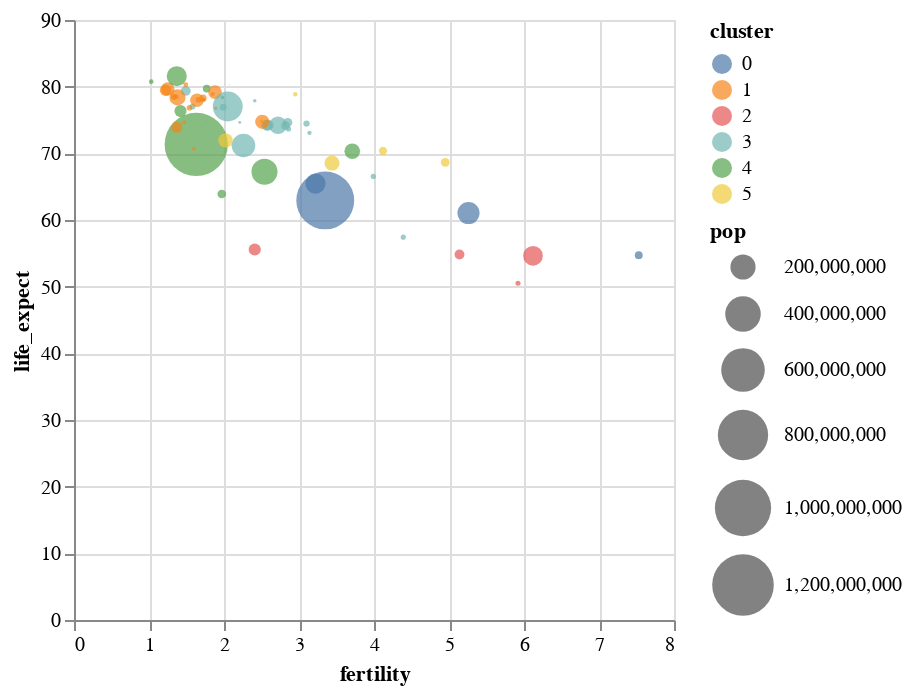

Source (notebook cell):
### Code cell
alt.Chart(data2000).mark_point(filled=True).encode(
    alt.X('fertility:Q'),
    alt.Y('life_expect:Q'),
    alt.Size('pop:Q', scale=alt.Scale(range=[0,1000])),
    alt.Color('cluster:N')
)

### Figure 1 — Vega-Lite specification as saved in the notebook (floating-point values rounded to 4 significant figures)
{"config": {"view": {"continuousWidth": 300, "continuousHeight": 300}}, "data": {"name": "data-bc091f26dcbfed41e77a4db283369a07"}, "mark": {"type": "point", "filled": true}, "encoding": {"color": {"field": "cluster", "type": "nominal"}, "size": {"field": "pop", "scale": {"range": [0, 1000]}, "type": "quantitative"}, "x": {"field": "fertility", "type": "quantitative"}, "y": {"field": "life_expect", "type": "quantitative"}}, "$schema": "https://vega.github.io/schema/vega-lite/v5.20.1.json", "datasets": {"data-bc091f26dcbfed41e77a4db283369a07": [{"year": 2000, "country": "Afghanistan", "cluster": 0, "pop": 19542982, "life_expect": 54.73, "fertility": 7.53}, {"year": 2000, "country": "Argentina", "cluster": 3, "pop": 37070774, "life_expect": 74.22, "fertility": 2.59}, {"year": 2000, "country": "Australia", "cluster": 4, "pop": 19017963, "life_expect": 79.72, "fertility": 1.77}, {"year": 2000, "country": "Austria", "cluster": 1, "pop": 8010428, "life_expect": 78.49, "fertility": 1.36}, {"year": 2000, "country": "Bahamas", "cluster": 3, "pop": 325014, "life_expect": 71.25, "fertility": 2.1}, {"year": 2000, "country": "Bangladesh", "cluster": 0, "pop": 129193327, "life_expect": 65.47, "fertility": 3.22}, {"year": 2000, "country": "Barbados", "cluster": 3, "pop": 264657, "life_expect": 74.74, "fertility": 1.78}, {"year": 2000, "country": "Belgium", "cluster": 1, "pop": 10264343, "life_expect": 78.04, "fertility": 1.66}, {"year": 2000, "country": "Bolivia", "cluster": 3, "pop": 8592656, "life_expect": 66.53, "fertility": 3.99}, {"year": 2000, "country": "Brazil", "cluster": 3, "pop": 175873720, "life_expect": 71.18, "fertility": 2.26}, {"year": 2000, "country": "Canada", "cluster": 3, "pop": 30683313, "life_expect": 79.36, "fertility": 1.49}, {"year": 2000, "country": "Chile", "cluster": 3, "pop": 15351799, "life_expect": 76.93, "fertility": 1.99}, {"year": 2000, "country": "China", "cluster": 4, "pop": 1264099069, "life_expect": 71.33, "fertility": 1.63}, {"year": 2000, "country": "Colombia", "cluster": 3, "pop": 39215135, "life_expect": 74.23, "fertility": 2.57}, {"year": 2000, "country": "Costa Rica", "cluster": 3, "pop": 3979193, "life_expect": 77.9, "fertility": 2.41}, {"year": 2000, "country": "Croatia", "cluster": 1, "pop": 4548434, "life_expect": 74.65, "fertility": 1.47}, {"year": 2000, "country": "Cuba", "cluster": 3, "pop": 11105791, "life_expect": 77.01, "fertility": 1.58}, {"year": 2000, "country": "Dominican Republic", "cluster": 3, "pop": 8540791, "life_expect": 73.66, "fertility": 2.86}, {"year": 2000, "country": "Ecuador", "cluster": 3, "pop": 12626507, "life_expect": 74.46, "fertility": 3.1}, {"year": 2000, "country": "Egypt", "cluster": 5, "pop": 71371371, "life_expect": 68.54, "fertility": 3.44}, {"year": 2000, "country": "El Salvador", "cluster": 3, "pop": 5958482, "life_expect": 73.07, "fertility": 3.14}, {"year": 2000, "country": "Finland", "cluster": 1, "pop": 5176209, "life_expect": 78.04, "fertility": 1.73}, {"year": 2000, "country": "France", "cluster": 1, "pop": 58665453, "life_expect": 79.19, "fertility": 1.88}, {"year": 2000, "country": "Georgia", "cluster": 1, "pop": 4265172, "life_expect": 70.68, "fertility": 1.6}, {"year": 2000, "country": "Germany", "cluster": 1, "pop": 81551677, "life_expect": 78.39, "fertility": 1.38}, {"year": 2000, "country": "Greece", "cluster": 1, "pop": 11038109, "life_expect": 78.44, "fertility": 1.33}, {"year": 2000, "country": "Grenada", "cluster": 3, "pop": 107432, "life_expect": 71.97, "fertility": 2.58}, {"year": 2000, "country": "Haiti", "cluster": 3, "pop": 8360225, "life_expect": 57.43, "fertility": 4.39}, {"year": 2000, "country": "Hong Kong, China", "cluster": 4, "pop": 6731195, "life_expect": 80.75, "fertility": 1.03}, {"year": 2000, "country": "Iceland", "cluster": 1, "pop": 281462, "life_expect": 80.35, "fertility": 2.07}, {"year": 2000, "country": "India", "cluster": 0, "pop": 1059633675, "life_expect": 62.94, "fertility": 3.35}, {"year": 2000, "country": "Indonesia", "cluster": 4, "pop": 214072421, "life_expect": 67.24, "fertility": 2.54}, {"year": 2000, "country": "Iran", "cluster": 5, "pop": 65544383, "life_expect": 71.94, "fertility": 2.02}, {"year": 2000, "country": "Iraq", "cluster": 5, "pop": 24628858, "life_expect": 68.64, "fertility": 4.95}, {"year": 2000, "country": "Ireland", "cluster": 1, "pop": 3768950, "life_expect": 76.77, "fertility": 1.89}, {"year": 2000, "country": "Israel", "cluster": 5, "pop": 6116958, "life_expect": 78.87, "fertility": 2.95}, {"year": 2000, "country": "Italy", "cluster": 1, "pop": 56966397, "life_expect": 79.64, "fertility": 1.25}, {"year": 2000, "country": "Jamaica", "cluster": 3, "pop": 2612205, "life_expect": 74.64, "fertility": 2.21}, {"year": 2000, "country": "Japan", "cluster": 4, "pop": 126803861, "life_expect": 81.57, "fertility": 1.37}, {"year": 2000, "country": "Kenya", "cluster": 2, "pop": 30851606, "life_expect": 54.83, "fertility": 5.14}, {"year": 2000, "country": "Lebanon", "cluster": 5, "pop": 4320642, "life_expect": 74.82, "fertility": 2.5}, {"year": 2000, "country": "Mexico", "cluster": 3, "pop": 97873442, "life_expect": 74.21, "fertility": 2.72}, {"year": 2000, "country": "Netherlands", "cluster": 1, "pop": 15899135, "life_expect": 78.28, "fertility": 1.72}, {"year": 2000, "country": "New Zealand", "cluster": 4, "pop": 3855266, "life_expect": 78.39, "fertility": 1.98}, {"year": 2000, "country": "Nigeria", "cluster": 2, "pop": 122851984, "life_expect": 54.63, "fertility": 6.12}, {"year": 2000, "country": "North Korea", "cluster": 4, "pop": 23367059, "life_expect": 63.9, "fertility": 1.97}, {"year": 2000, "country": "Norway", "cluster": 1, "pop": 4491202, "life_expect": 78.9, "fertility": 1.85}, {"year": 2000, "country": "Pakistan", "cluster": 0, "pop": 154369924, "life_expect": 61.04, "fertility": 5.26}, {"year": 2000, "country": "Peru", "cluster": 3, "pop": 26654439, "life_expect": 74.61, "fertility": 2.85}, {"year": 2000, "country": "Philippines", "cluster": 4, "pop": 77958223, "life_expect": 70.31, "fertility": 3.71}, {"year": 2000, "country": "Poland", "cluster": 1, "pop": 38504431, "life_expect": 73.9, "fertility": 1.37}, {"year": 2000, "country": "Portugal", "cluster": 1, "pop": 10300626, "life_expect": 76.84, "fertility": 1.54}, {"year": 2000, "country": "Rwanda", "cluster": 2, "pop": 8109989, "life_expect": 50.51, "fertility": 5.92}, {"year": 2000, "country": "Saudi Arabia", "cluster": 5, "pop": 21547390, "life_expect": 70.37, "fertility": 4.12}, {"year": 2000, "country": "South Africa", "cluster": 2, "pop": 46813266, "life_expect": 55.58, "fertility": 2.41}, {"year": 2000, "country": "South Korea", "cluster": 4, "pop": 46788591, "life_expect": 76.34, "fertility": 1.42}, {"year": 2000, "country": "Spain", "cluster": 1, "pop": 40741651, "life_expect": 79.47, "fertility": 1.22}, {"year": 2000, "country": "Switzerland", "cluster": 1, "pop": 7182059, "life_expect": 80.3, "fertility": 1.49}, {"year": 2000, "country": "Turkey", "cluster": 1, "pop": 64113547, "life_expect": 74.73, "fertility": 2.51}, {"year": 2000, "country": "United Kingdom", "cluster": 1, "pop": 58850043, "life_expect": 77.97, "fertility": 1.64}, {"year": 2000, "country": "United States", "cluster": 3, "pop": 282398554, "life_expect": 77.03, "fertility": 2.05}, {"year": 2000, "country": "Venezuela", "cluster": 3, "pop": 24427729, "life_expect": 74.17, "fertility": 2.82}]}}
